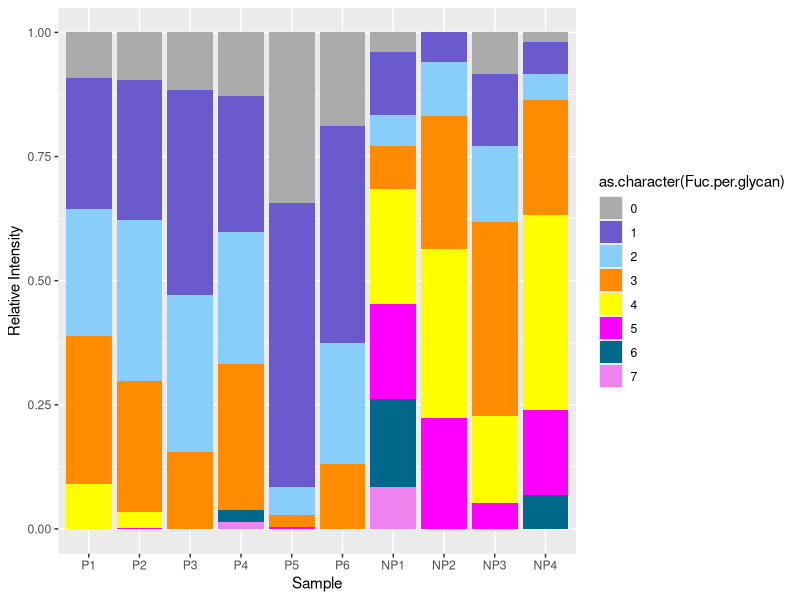
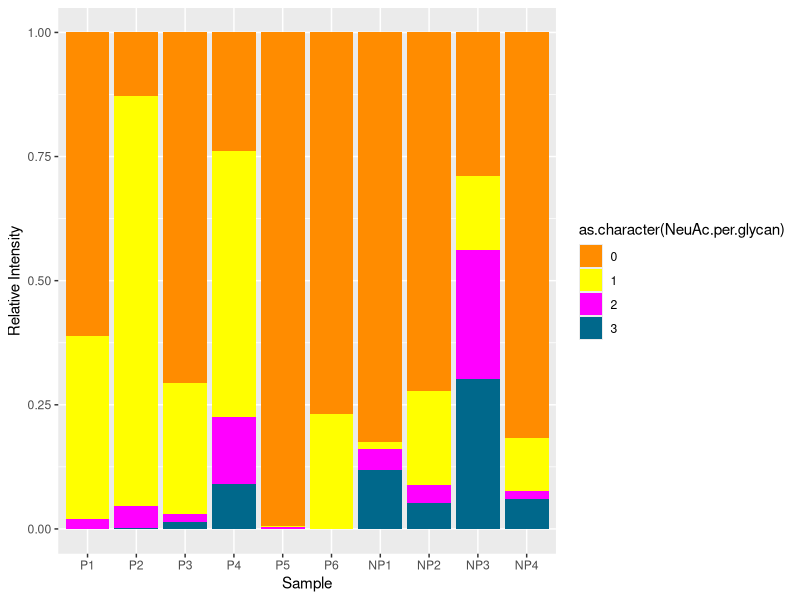

Generate these figures, in order, with R:
############# Load packages, input background information #####

## Load ggplot2 
library(ggplot2)

############# Figure 4 C ##########################

## load the data
res=read.csv('Figure_4_C_data.csv')

## visualize the result
ggplot(res, aes(Sample, Intensity, 
                fill=as.character(Fuc.per.glycan)))+
  geom_bar(stat='identity',position='fill')+
  labs(y='Relative Intensity')+
  scale_x_discrete(limits=c('P1','P2','P3','P4','P5','P6',
                            'NP1','NP2','NP3','NP4'))+
  scale_fill_manual(values=c('grey67','slateblue',
                             'lightskyblue','darkorange',
                             'yellow','magenta1', 'deepskyblue4', 'violet'))


############# Figure 4 D ##########################

## load the data
res=read.csv('Figure_4_D_data.csv')

## visualize the result
ggplot(res, aes(Sample, Intensity, 
                fill=as.character(NeuAc.per.glycan)))+
  geom_bar(stat='identity',position='fill')+
  labs(y='Relative Intensity')+
  scale_x_discrete(limits=c('P1','P2','P3','P4','P5','P6',
                            'NP1','NP2','NP3','NP4'))+
  scale_fill_manual(values=c('darkorange','yellow','magenta1',
                             'deepskyblue4'))
